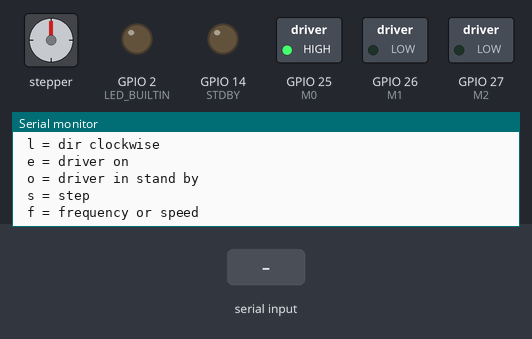
Recording of a sketch running on a simulated ESP32. Parts: stepper motor, switched loads named in the sketch (green lamp = pin HIGH), output pins drawn as LEDs (lit = HIGH), the last lines printed to the serial monitor. Wiring (inferred from the names in the program): stepper motor driver (200 steps per turn assumed): step GPIO 12; direction GPIO 13; enable GPIO 33. Inputs (shaded band) come from the test bench.

Above: at 2.2 s.
2.3 s: "90,45\n" received over Serial
At 3.0 s:
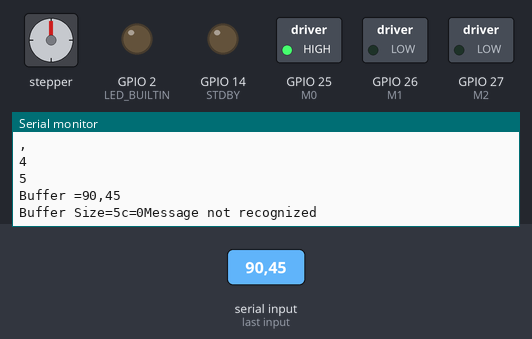
3.8 s: "200\n" received over Serial
At 5.3 s:
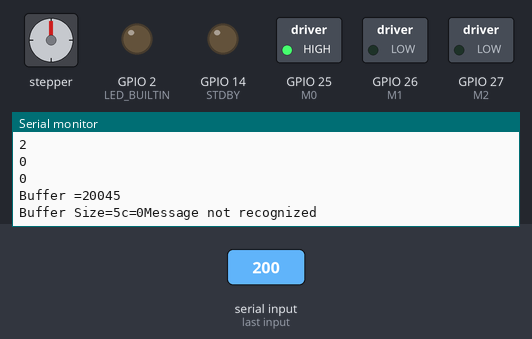
Timing chart, 0 to 6.8 s (numbered marks = the images above; inputs shaded):
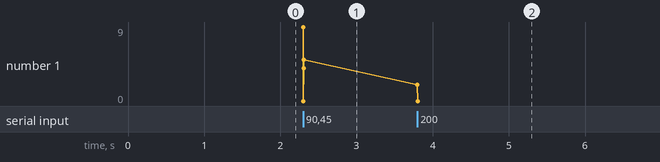

Measured:
- after the input at 2.3 s, the serial monitor: prints a new line at once (image 1)
- after the input at 3.8 s, the serial monitor: prints a new line at once (image 2)

The sketch:

Seeder_Module_Code.ino
```cpp
/*
BIPOLAR STEPPER MOTOR CONTROL WITH EVALUATION BOARD OF THE STSPIN820 BY STMicroelectronicss
Versione 1.0 del 07/03/2018
AUTORE: microst
*/

char rx_buffer[20];
char Stepper_Rotate[] = "Stepper/Rotate";

// set pin numbers:

int i, c=0;
int LED_BUILTIN = 2;
const int EN = 33;
const int M0 = 25;
const int M1 = 26;
const int M2 = 27;
const int STDBY = 14;
const int STEP = 12;
const int DIR = 13;


// variables will change:

int number = 0;
int freq = 10;
int swpulse = 0;
int lettura = 0;
int dur = 0.1;
int mode = 0;
int m0 = 0;
int m1 = 0;
int m2 = 0;
int dir= 0;
unsigned long tempMillis;
byte caratteri;
byte tempChar;


//Functions

int stepper (int swpulse, int m0, int m1, int m2, int dir, int dur);


void setup() {
  // pin definitions
  Serial.begin(9600);

  pinMode (LED_BUILTIN, OUTPUT);

  pinMode(STDBY, OUTPUT);
  pinMode(M0, OUTPUT );
  pinMode(M1, OUTPUT );
  pinMode(M2, OUTPUT);
  pinMode(DIR, OUTPUT);
  pinMode(STEP, OUTPUT);
  digitalWrite(STDBY, LOW); //device in stand-by
  pinMode(EN, OUTPUT); digitalWrite(EN, LOW); // output stage disabled
  digitalWrite(M0, HIGH);digitalWrite(M1, LOW);digitalWrite(M2, LOW); //initial mode configuration
  delay (1000);
  // Serial monitor menu
  Serial.println(F(" m = mode"));
  Serial.println(F(" r = dir anti clockwise "));
  Serial.println(F(" l = dir clockwise"));
  Serial.println(F(" e = driver on "));
  Serial.println(F(" o = driver in stand by"));
  Serial.println(F(" s = step"));
  Serial.println(F(" f = frequency or speed"));
  //
}

void loop() {
 //check serial


  if (Serial.available()) {
    char incomingChar = Serial.read(); //leggo il primo byte
    Serial.println(incomingChar);

     if (incomingChar !='\n')                  // if not the end of the message, continue adding to buffer
      {

          rx_buffer[i] = incomingChar;
          //Serial.print(incomingChar);
          i++;

      }
      else
      {
        Serial.print("Buffer =");
        Serial.println(rx_buffer);
        Serial.print("Buffer Size=");
        Serial.print(strlen(rx_buffer));


      for (i=0;i < strlen(rx_buffer);i++)
      {

        if (rx_buffer[i] == Stepper_Rotate[i])
        {

        c++;

        }
      }

      if (c == strlen(Stepper_Rotate))
      {
       // swpulse =60;
       // stepper(swpulse,m0,m1,m2,dir,dur);


        Serial.println("Stepper Rotated!");

//        digitalWrite(LED_BUILTIN, HIGH);
//        delay(500);
//        digitalWrite(LED_BUILTIN, LOW);
//        delay(500);
//        digitalWrite(LED_BUILTIN, HIGH);
//        delay(500);
//        digitalWrite(LED_BUILTIN, LOW);
//        delay(500);


       // Serial.println("buffer=");
        //Serial.println(rx_buffer);


      }
      else
      {
        Serial.print("c=");
        Serial.print(c);
        Serial.println("Message not recognized");


      }

        strcpy(rx_buffer, "");     // clear buffer
        i=0;
        c=0;
      }

      }


//    switch (command) { //controllo che sia un comando valido
//
//  // enable the device ( out of stand by )
//    case 'e':
//          Serial.println(" driver on ");
//          digitalWrite(STDBY, HIGH);
//          delay(1);
//    break;
//  // disable the device - stand by
//    case 'o':
//          Serial.println(" driver in stand-by");
//          digitalWrite(STDBY, LOW);
//    break;
//  // define the cw motor direction
//    case 'l':
//          Serial.println(" direction clock wise");
//          dir=1;
//    break;
//  // define the ccw motor direction
//    case 'r':
//          Serial.println(" direction counter clock wise");
//          dir=0;
//    break;
//    case 's': //step number
//           readnumb();
//           swpulse=lettura;
//           Serial.println(F("step number  is  "));
//           Serial.println(swpulse, DEC);
//           Serial.println(F(" motor actived  "));
//           stepper(swpulse,m0,m1,m2,dir,dur);
//           Serial.println(F("motor stopped  "));
//    break;
//    case 'f': // speed number
//           readnumb();
//           freq=lettura;
//           dur= freq/2;
//           Serial.print(F("speed is  "));
//           Serial.println(freq, DEC);
//    break;
//    case 'm': //mode selection
//           readnumb();
//           mode=lettura;
//           if(mode>6){mode=6;}
//           m0=0;m1=0;m2=0;
//           if ( mode==0 ) { Serial.println(F("mode 1/1 step selected"));}
//           if ( mode==1 ) { Serial.println(F("mode 1/2 step selected"));m0=1;};
//           if ( mode==2 ) { Serial.println(F("mode 1/4 step selected"));m1=1;}
//           if ( mode==3 ) { Serial.println(F("mode 1/8 step selected"));m0=1;m1=1;}
//           if ( mode==4 ) { Serial.println(F("mode 1/16 step selected"));m2=1;}
//           if ( mode==5 ) { Serial.println(F("mode 1/128 step selected"));m2=1;m1=1;}
//           if ( mode==6 ) { Serial.println(F("mode 1/256 step selected"));m2=1;m1=1;m0=1;}
//    break;
//    }
    }


// function stepper for EVALSP820-XS
int stepper (int swpulse, int m0, int m1, int m2, int dir, int dur){
  if (m0==0) {digitalWrite(M0, LOW);} else {digitalWrite(M0, HIGH);}
  if (m1==0) {digitalWrite(M1, LOW);} else {digitalWrite(M1, HIGH);}
  if (m2==0) {digitalWrite(M2, LOW);} else {digitalWrite(M2, HIGH);}
  if (dir==0) {digitalWrite(DIR, LOW);} else {digitalWrite(DIR, HIGH);}
  pinMode(EN, INPUT_PULLUP); // output stage  on
  delay(10);
  if (digitalRead(EN)==LOW)  {Serial.println(F(" VM UVLO condition: check the VM power supply ")); }
  while (digitalRead(EN)==LOW) {;}
  // STEP GENERATOR
  for ( int i = 0; i < swpulse; i++) {
    digitalWrite(STEP, HIGH);
    delay(dur);
    digitalWrite(STEP, LOW);
    delay(dur);
  if (digitalRead(EN)==LOW)  {Serial.println(F("fault  ")); i=swpulse; }
  }
  pinMode(EN, OUTPUT);
  digitalWrite(EN, LOW); // output stage off
  //return;
}

  int readnumb (){
  lettura = 0; tempMillis = millis(); caratteri = 0;
  do {
      if (Serial.available()) {
               tempChar = Serial.read();
               caratteri++;
               if ((tempChar >= 48) && (tempChar <= 57)) { //è un numero? ok
                   lettura = (lettura * 10) + (tempChar - 48);
                   } else if ((tempChar == 10) || (tempChar == 13)) {
                   //con invio e/o nuova linea esco
                   break;
                   }
                }
     } while ((millis() - tempMillis < 500) && (lettura <= 100) && (caratteri < 10));
          //se il valore di PWM è valido, lo imposto sul pin
          if (lettura >= 500) {lettura=500;}
  return (lettura);
}
```
